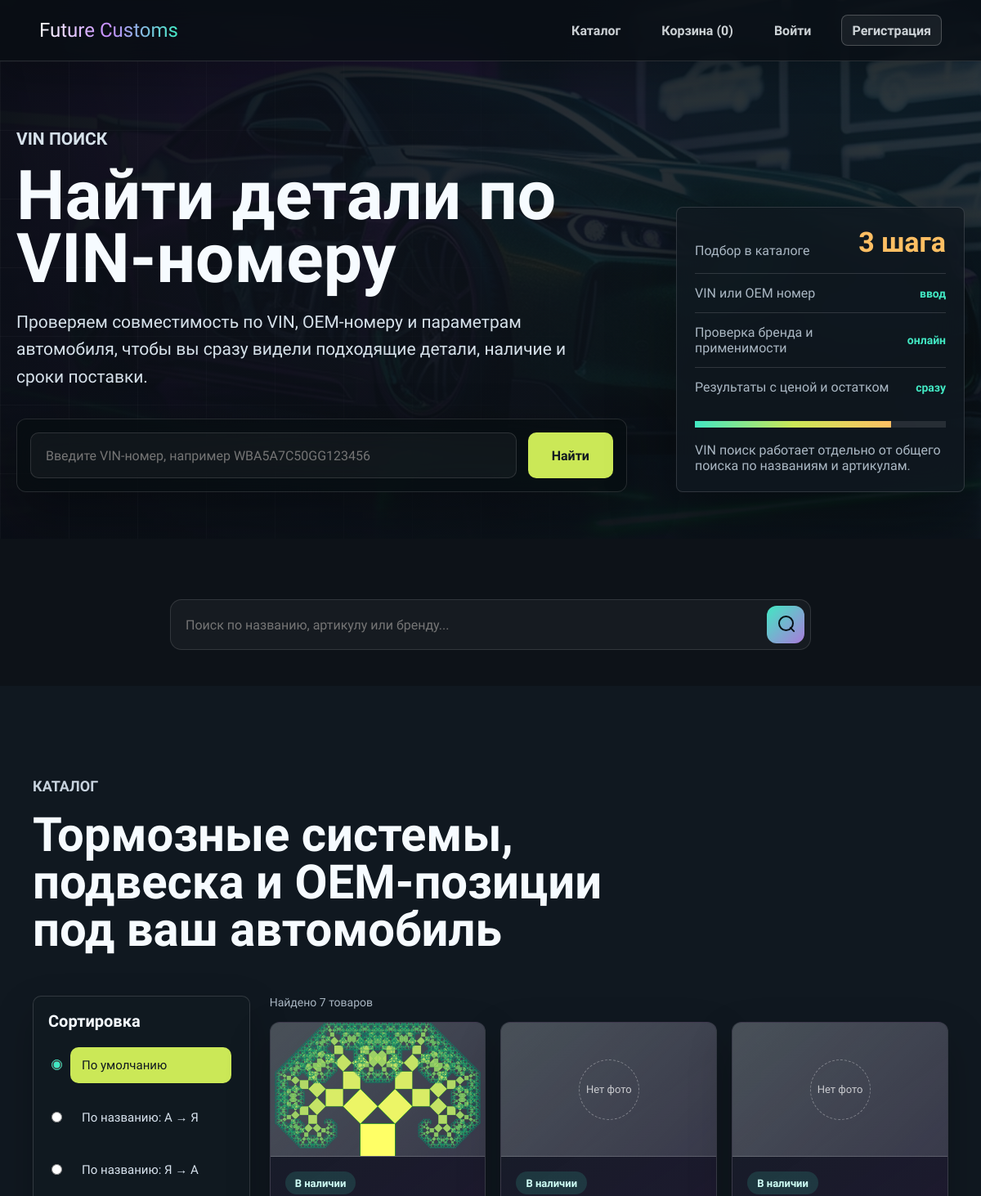
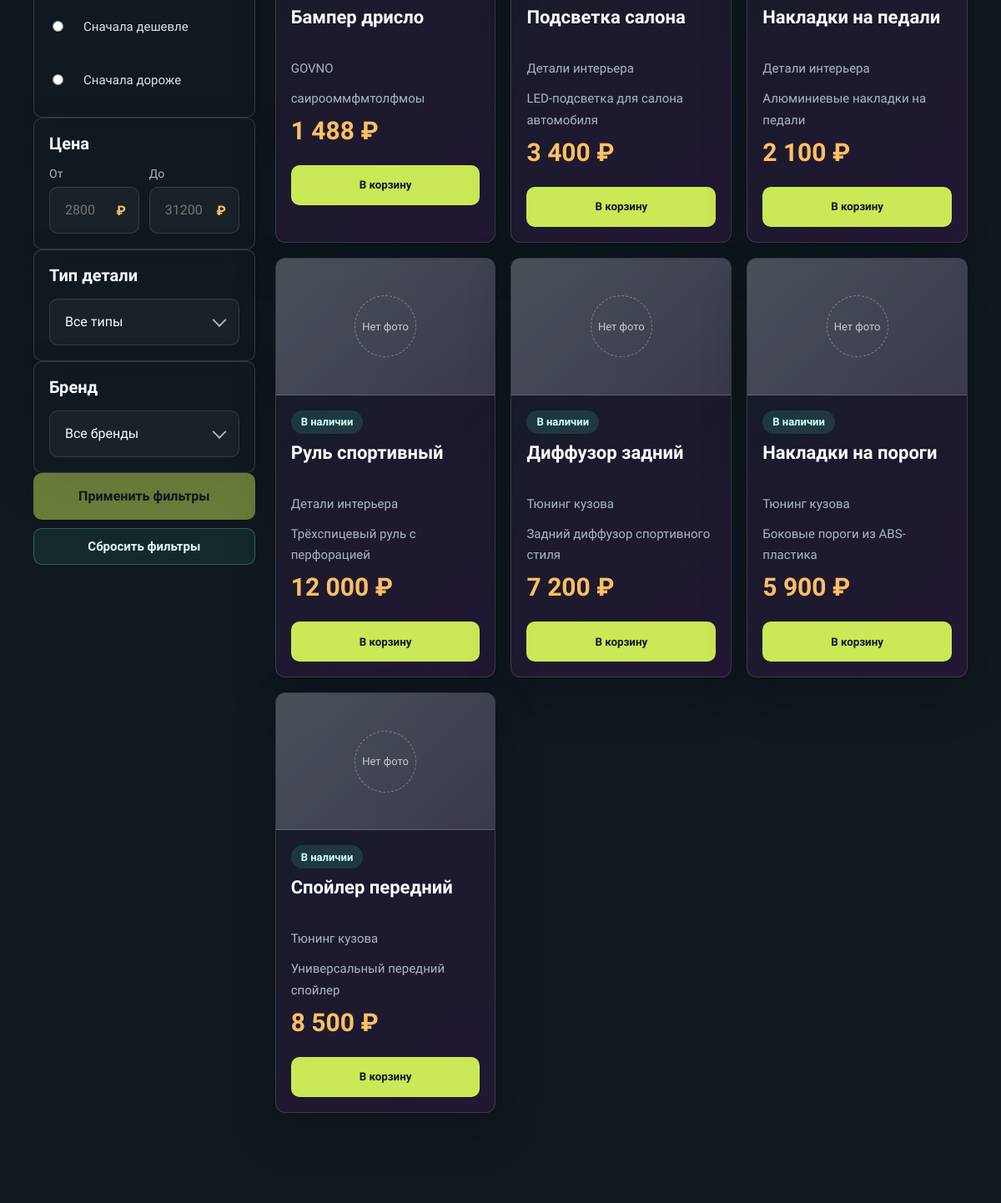
Page /catalog/ on the committed database (2 pictures, top to bottom).
### catalog/models.py (models this page shows, shortened)
class Product(models.Model):
    category = models.ForeignKey(
        Category,
        on_delete=models.SET_NULL,
        null=True,
        blank=True,
        related_name='products',
    )
    brand = models.CharField(max_length=255, blank=True, verbose_name='Бренд')
    vin_number = models.CharField(max_length=64, blank=True, verbose_name='VIN номер')
    name = models.CharField(max_length=255, verbose_name='Название')
    slug = models.SlugField(max_length=255, unique=True, verbose_name='Slug')
    short_description = models.CharField(max_length=500, blank=True, verbose_name='Краткое описание')
    description = models.TextField(blank=True, verbose_name='Полное описание')
    price = models.DecimalField(max_digits=10, decimal_places=2, verbose_name='Цена')
    old_price = models.DecimalField(
        max_digits=10,
        decimal_places=2,
        null=True,
        blank=True,
        verbose_name='Старая цена',
    )
    image = models.ImageField(upload_to='products/', null=True, blank=True, verbose_name='Фото')
    in_stock = models.BooleanField(default=True, verbose_name='В наличии')
    is_featured = models.BooleanField(default=False, verbose_name='Рекомендуемый')
    created_at = models.DateTimeField(auto_now_add=True)
    updated_at = models.DateTimeField(auto_now=True)
    class Meta:
        verbose_name = 'Товар'
        verbose_name_plural = 'Товары'
        ordering = ['-created_at']
    def get_absolute_url(self):
        from django.urls import reverse
        return reverse('product_detail', kwargs={'slug': self.slug})
    @property
    def discount_percent(self):
        if self.old_price and self.old_price > self.price:
            return int((1 - self.price / self.old_price) * 100)
        return None

class Category(models.Model):
    name = models.CharField(max_length=255)
    slug = models.SlugField(max_length=255, unique=True)
    description = models.TextField(blank=True)
    class Meta:
        verbose_name = 'Категория'
        verbose_name_plural = 'Категории'
        ordering = ['name']

### catalog/views.py (the view)
# urls.py: path('', views.catalog_view, name='catalog'),
def catalog_view(request):
    categories = Category.objects.all()
    category_slug = request.GET.get('category', '').strip()
    search_query = request.GET.get('q', '').strip()
    products = Product.objects.select_related('category').filter(in_stock=True)
    cart_quantities = CartSession(request).get_quantities()
    serialized_products = serialize_products(products, cart_quantities)
    context = {
        'products': serialized_products,
        'categories': categories,
        'active_category': category_slug,
        'results_count': len(serialized_products),
        'search_query': search_query,
    }
    return render(request, 'catalog/catalog.html', context)

### cart/cart.py (called while the page is built)
def format_price(value: Decimal | int | str) -> str:
    numeric = Decimal(str(value))
    return f"{numeric:,.0f}".replace(',', ' ') + ' ₽'

def _split_description(description: str, fallback: str) -> list[str]:
    paragraphs = [part.strip() for part in description.splitlines() if part.strip()]
    if paragraphs:
        return paragraphs
    return [fallback] if fallback else ['Описание скоро появится.']

def serialize_products(products: Iterable[Any], cart_quantities: dict[str, int] | None = None) -> list[dict[str, Any]]:
    quantities = cart_quantities or {}
    return [serialize_product(product, quantities.get(str(product.pk), 0)) for product in products]

    def get_quantities(self) -> dict[str, int]:
        return {product_id: item.get('quantity', 0) for product_id, item in self.cart.items()}

### cart/context_processors.py (called while the page is built)
def cart_count(request):
    cart = request.session.get('cart', {})
    count = sum(item.get('quantity', 0) for item in cart.values() if isinstance(item, dict))
    return {'cart_count': count}

### templates/catalog/catalog.html (shortened to what this page needs)
{% extends 'main/layout.html' %}
{% load static %}
{% block content %}
<div class="parallax-bg" data-parallax-layer data-speed="-0.18"></div>
<section class="catalog-hero">
  <div class="parallax-grid" data-parallax-layer data-speed="0.08"></div>
  <div class="catalog-hero__inner">
    <div class="catalog-hero__copy" data-parallax-layer data-speed="0.05">
      <p class="eyebrow">VIN Поиск</p>
      <h1>Найти детали по VIN-номеру</h1>
      <p>
        Проверяем совместимость по VIN, OEM-номеру и параметрам автомобиля, чтобы вы сразу видели
        подходящие детали, наличие и сроки поставки.
      </p>
      <form class="vin-banner" action="{% url 'catalog' %}">
        <input id="vin-search" type="text" placeholder="Введите VIN-номер, например WBA5A7C50GG123456">
        <button type="submit">Найти</button>
      </form>
    </div>
    <div class="hero-panel catalog-hero__panel" data-parallax-layer data-speed="0.12">
      <div class="panel-header">
        <span>Подбор в каталоге</span>
        <strong>3 шага</strong>
      </div>
      <div class="panel-line">
        <span>VIN или OEM номер</span>
        <b>ввод</b>
      </div>
      <div class="panel-line">
        <span>Проверка бренда и применимости</span>
        <b>онлайн</b>
      </div>
      <div class="panel-line">
        <span>Результаты с ценой и остатком</span>
        <b>сразу</b>
      </div>
      <div class="panel-meter"><span></span></div>
      <p>VIN поиск работает отдельно от общего поиска по названиям и артикулам.</p>
    </div>
  </div>
</section>
<section class="catalog-search-shell info-section" data-reveal>
  <div class="info-content">
    <form class="catalog-search" method="get" action="{% url 'catalog' %}" data-catalog-search>
      <input id="catalog-search" type="search" name="q" value="{{ search_query }}" placeholder="Поиск по названию, артикулу или бренду..." data-search-input>
      <button type="submit" aria-label="Найти">
        <span></span>
      </button>
    </form>
  </div>
</section>
<section class="catalog-main info-section info-section--alt" data-reveal>
  <div class="info-content">
    <div class="catalog-toolbar">
      <div>
        <p class="section-kicker">Каталог</p>
        <h2>Тормозные системы, подвеска и OEM-позиции под ваш автомобиль</h2>
      </div>
    </div>
    <div class="catalog-layout">
      <aside class="catalog-filters" data-filter-panel>
        <form method="get" data-filter-form novalidate>
          <div class="filter-card">
            <div class="filter-card__head">
              <h3>Сортировка</h3>
            </div>
            <label class="sort-option"><input type="radio" name="sort" value="default" data-filter-field="sort" checked> <span>По умолчанию</span></label>
            <label class="sort-option"><input type="radio" name="sort" value="name_asc" data-filter-field="sort"> <span>По названию: А → Я</span></label>
            <label class="sort-option"><input type="radio" name="sort" value="name_desc" data-filter-field="sort"> <span>По названию: Я → А</span></label>
            <label class="sort-option"><input type="radio" name="sort" value="price_asc" data-filter-field="sort"> <span>Сначала дешевле</span></label>
            <label class="sort-option"><input type="radio" name="sort" value="price_desc" data-filter-field="sort"> <span>Сначала дороже</span></label>
          </div>
          <div class="filter-card">
            <div class="filter-card__head">
              <h3>Цена</h3>
            </div>
            <div class="price-row">
              <label>
                <span>От</span>
                <div class="field-wrap">
                  <input type="text" inputmode="numeric" name="minPrice" placeholder="2800" autocomplete="off" data-price-input data-filter-field="minPrice">
                  <i>₽</i>
                </div>
              </label>
              <label>
                <span>До</span>
                <div class="field-wrap">
                  <input type="text" inputmode="numeric" name="maxPrice" placeholder="31200" autocomplete="off" data-price-input data-filter-field="maxPrice">
                  <i>₽</i>
                </div>
              </label>
            </div>
          </div>
          <div class="filter-card">
            <div class="filter-card__head">
              <h3>Тип детали</h3>
            </div>
            <label class="select-row">
              <select name="category" data-filter-field="partType" data-part-type-select>
                <option value="">Все типы</option>
              </select>
            </label>
          </div>
          <div class="filter-card">
            <div class="filter-card__head">
              <h3>Бренд</h3>
            </div>
            <label class="select-row">
              <select name="brand" data-filter-field="brand" data-brand-select>
                <option value="">Все бренды</option>
              </select>
            </label>
          </div>
          <div class="filter-actions">
            <button class="apply-filters" type="submit" data-apply-filters disabled>Применить фильтры</button>
            <button class="reset-filters" type="button" data-reset-filters>Сбросить фильтры</button>
          </div>
        </form>
      </aside>
      <div class="catalog-products">
        <div class="catalog-stats">
          <span data-results-count>Найдено {{ results_count }} товаров</span>
        </div>
        <div class="product-grid" data-product-grid>
          {% for product in products %}
          <article class="product-card {{ product.stock_class }}{% if product.in_cart %} is-added{% endif %}" data-card data-product-card data-product-id="{{ product.id }}" data-href="{{ product.detail_url }}" tabindex="0" role="link">
            <div class="product-card__media">
              {% if product.image_url %}
              <img src="{{ product.image_url }}" alt="{{ product.name }}">
              {% else %}
              <span>Нет фото</span>
              {% endif %}
            </div>
            <div class="product-card__body">
              <div class="stock-badge">{{ product.stock_label }}</div>
              <h3>{{ product.name }}</h3>
              <p>{% if product.brand %}{{ product.brand }}{% else %}{{ product.category_name }}{% endif %}</p>
              <p>{{ product.short_description }}</p>
              <strong>{{ product.price_display }}</strong>
              <form class="product-card__cart" method="post" action="{% url 'cart_add' %}" data-cart-form>
                <button class="add-cart" type="submit" data-add-cart>В корзину</button>
              </form>
            </div>
          </article>
          {% endfor %}
        </div>
      </div>
    </div>
  </div>
</section>
{% endblock %}

### main/templates/main/layout.html (shortened to what this page needs)
{% load static %}
<!DOCTYPE html>
<html lang="ru">
<head>
    <link rel="stylesheet" href="{% static 'main/css/style.css' %}?v=20260510-5">
</head>
<body>
    <header>
        <nav class="site-nav" aria-label="Основная навигация">
            <a href="{% url 'home' %}" class="logo">Future Customs</a>
            <ul class="nav-links">
                <li><a href="{% url 'catalog' %}" class="nav-link">Каталог</a></li>
                <li><a href="{% url 'cart_view' %}" class="nav-link">Корзина (<span data-cart-count>{{ cart_count }}</span>)</a></li>
                {% if request.user.is_authenticated %}
                    <li><a href="{% url 'profile' %}" class="nav-link">Профиль</a></li>
                    <li>
                        <form method="post" action="{% url 'logout' %}" class="nav-inline-form">
                            {% csrf_token %}
                            <button type="submit" class="nav-link-btn">Выход</button>
                        </form>
                    </li>
                {% else %}
                    <li><a href="{% url 'login' %}" class="nav-link">Войти</a></li>
                    <li><a href="{% url 'register' %}" class="nav-link nav-link--accent">Регистрация</a></li>
                {% endif %}
            </ul>
        </nav>
    </header>
    {% block content %}{% endblock %}
</body>
</html>

### rows in the picture
Product: name "Бампер дрисло", brand "GOVNO", short_description "саирооммфмтолфмоы"
Product: name "Подсветка салона", short_description "LED-подсветка для салона автомобиля"
Category: category_name "Детали интерьера" "Детали интерьера" "Детали интерьера"
Product: name "Накладки на педали", short_description "Алюминиевые накладки на педали"
Product: name "Руль спортивный", short_description "Трёхспицевый руль с перфорацией"
Product: name "Диффузор задний", short_description "Задний диффузор спортивного стиля"
Category: category_name "Тюнинг кузова" "Тюнинг кузова" "Тюнинг кузова"
Product: name "Накладки на пороги", short_description "Боковые пороги из ABS-пластика"
Product: name "Спойлер передний", short_description "Универсальный передний спойлер"

### other values in the picture
{{ cart_count }} "0"
{{ results_count }} "7"
{{ product.stock_label }} "В наличии" "В наличии" "В наличии" "В наличии" "В наличии" "В наличии" "В наличии"
{{ product.price_display }} "1 488 ₽" "3 400 ₽" "2 100 ₽" "12 000 ₽" "7 200 ₽" "5 900 ₽" "8 500 ₽"
